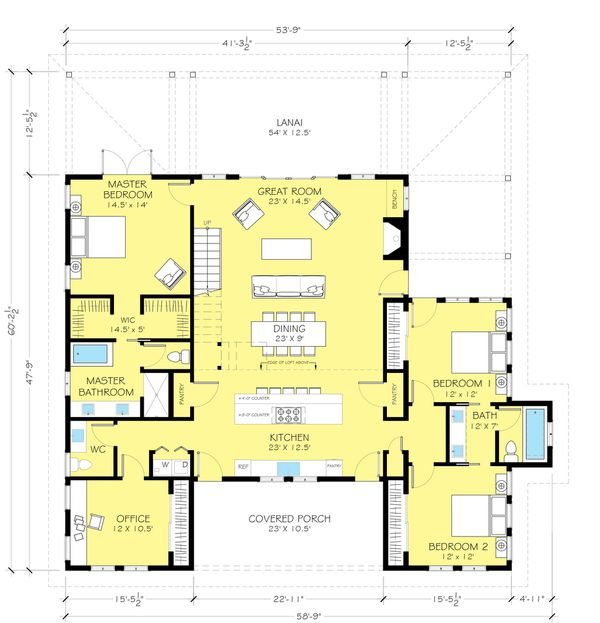
#> input picture assets/archive/floorplan007.jpg, 600 x 623 px, found by its file name
$ python room_detection01.py
#> lines starting #> are read from the running program, lines starting #| are printed output that depends on the picture; after the words box and inside, x2 and y2 are one past the last pixel; in counts of white or black regions, pixels touching at a corner belong together
import os
import random

try:
  import numpy as np
except ImportError:
  print('Cannot import numpy module\nTry: pip3 install numpy')

try:
  import cv2
except ImportError:
  print('Cannot import cv2 computer vision PIP module\nTry: pip3 install opencv-python')

import sys

# Floorplan to process
IMAGE_NAME = './input/floorplans/floorplan007.jpg'

def find_rooms(img, noise_removal_threshold=25, corners_threshold=0.1, room_closing_max_length=100, gap_in_wall_threshold=500):
  """
  :param img: grey scale image of rooms, already eroded and doors removed etc.
  :param noise_removal_threshold: Minimal area of blobs to be kept.
  :param corners_threshold: Threshold to allow corners. Higher removes more of the house.
  :param room_closing_max_length: Maximum line length to add to close off open doors.
  :param gap_in_wall_threshold: Minimum number of pixels to identify component as room instead of hole in the wall.
  :return: rooms: list of numpy arrays containing boolean masks for each detected room
           colored_house: A colored version of the input image, where each room has a random color.
  """
  assert 0 <= corners_threshold <= 1
  img[img < 128] = 0
  img[img > 128] = 255
  contours, _ = cv2.findContours(~img, cv2.RETR_EXTERNAL, cv2.CHAIN_APPROX_SIMPLE)
  # print(f'Contours: {contours}')
  mask = np.zeros_like(img)
  for contour in contours:
    # print(f'Current contour: {contour}')
    area = cv2.contourArea(contour)
    if area > noise_removal_threshold:
      cv2.fillPoly(mask, [contour], 255)
  img = ~mask
  cv2.imwrite("step1-room_detection_output.png", img)

  # Detect corners
  dst = cv2.cornerHarris(img ,2,3,0.04)
  dst = cv2.dilate(dst,None)
  corners = dst > corners_threshold * dst.max()

  # Draw lines to close the rooms off by adding a line between corners on the same x or y coordinate
  # This gets some false positives.
  # You could try to disallow drawing through other existing lines for example.
  for y,row in enumerate(corners):
    x_same_y = np.argwhere(row)
    for x1, x2 in zip(x_same_y[:-1], x_same_y[1:]):
      if x2[0] - x1[0] < room_closing_max_length:
        color = 0
        # color = random.randint(0,255)
        # print(f'x1: {x1}, x2: {x2}')
        # print(f'\t\tx1[0]: {x1[0]}, x2[0]: {x2[0]}')
        cv2.line(img, (int(x1[0]), int(y)), (int(x2[0]), int(y)), color, 1)
  cv2.imwrite("step2-room_detection_output.png", img)

  for x,col in enumerate(corners.T):
    y_same_x = np.argwhere(col)
    for y1, y2 in zip(y_same_x[:-1], y_same_x[1:]):
      if y2[0] - y1[0] < room_closing_max_length:
        color = 0
        # color = random.randint(0,255)
        # print(f'y1: {y1}, y2: {y2}')
        cv2.line(img, (int(x), int(y1[0])), (int(x), int(y2[0])), color, 1)
  cv2.imwrite("step3-room_detection_output.png", img)

  cv2.imwrite("room_detection_output.png", img)
  rooms = []
  return rooms, img

  # Mark the outside of the house as black
  contours, _ = cv2.findContours(~img, cv2.RETR_EXTERNAL, cv2.CHAIN_APPROX_SIMPLE)
  contour_sizes = [(cv2.contourArea(contour), contour) for contour in contours]
  biggest_contour = max(contour_sizes, key=lambda x: x[0])[1]
  mask = np.zeros_like(mask)
  cv2.fillPoly(mask, [biggest_contour], 255)
  # img[mask == 0] = 0
  img[mask == 0] = 10

  # Find the connected components in the house
  ret, labels = cv2.connectedComponents(img)
  img = cv2.cvtColor(img,cv2.COLOR_GRAY2RGB)
  unique = np.unique(labels)
  rooms = []
  for label in unique:
    component = labels == label
    if img[component].sum() == 0 or np.count_nonzero(component) < gap_in_wall_threshold:
      color = 0
    else:
      rooms.append(component)
      color = np.random.randint(0, 255, size=3)
    img[component] = color
  # print(f'Rooms: {rooms}')

  cv2.imwrite("room_detection_output.png", img)

  return rooms, img

img_gray = cv2.imread(IMAGE_NAME, cv2.IMREAD_GRAYSCALE)
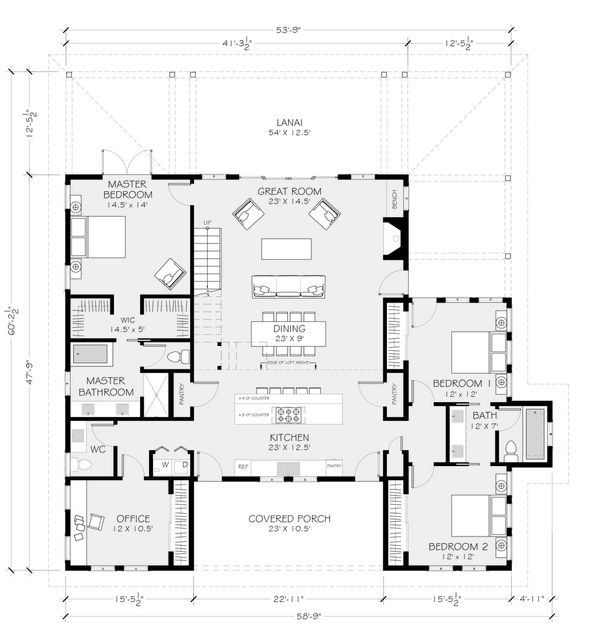
#> img_gray: shape (623, 600); min 0, max 255, mean 237.4
(thresh, img_bw) = cv2.threshold(img_gray, 128, 255, cv2.THRESH_BINARY | cv2.THRESH_OTSU)
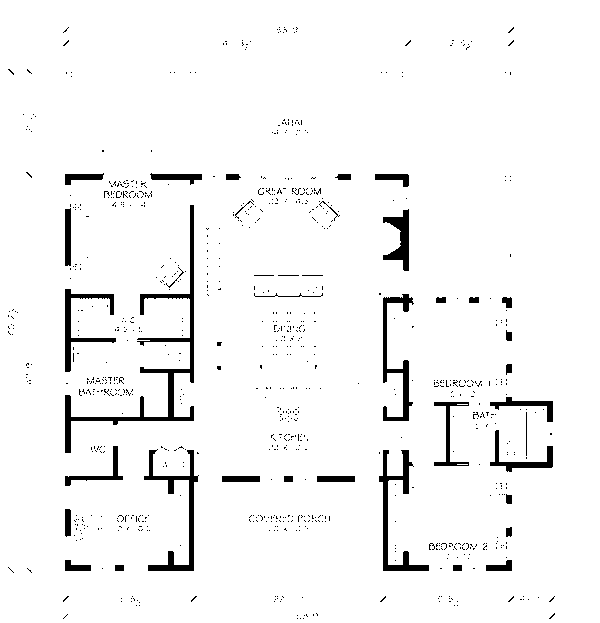
#> img_bw: shape (623, 600); 96% white; 886 black regions (847 under 20 px), largest, box (x1, y1, x2, y2) and area: (65, 205, 194, 453) 2656, (144, 449, 199, 571) 1323, (379, 450, 429, 571) 1284
#> thresh = 142
thresh = 127
img_bw = cv2.threshold(img_gray, thresh, 255, cv2.THRESH_BINARY)[1]
#> img_bw: shape (623, 600); 96.3% white; 596 black regions (562 under 20 px), largest, box (x1, y1, x2, y2) and area: (65, 205, 194, 453) 2624, (144, 450, 198, 571) 1319, (379, 450, 429, 571) 1279

# kernel = np.ones((5, 5), np.uint8)
kernel = np.ones((3, 3), np.uint8)
img_eroded = cv2.erode(img_bw, kernel, iterations=2)
#> img_eroded: shape (623, 600); 89.9% white; 182 black regions, largest, box (x1, y1, x2, y2) and area: (63, 203, 196, 455) 5454, (142, 448, 200, 573) 2439, (377, 448, 431, 573) 2327
# cv2.imshow("Eroded pic", img_eroded)
img_dilated = cv2.dilate(img_bw, kernel)
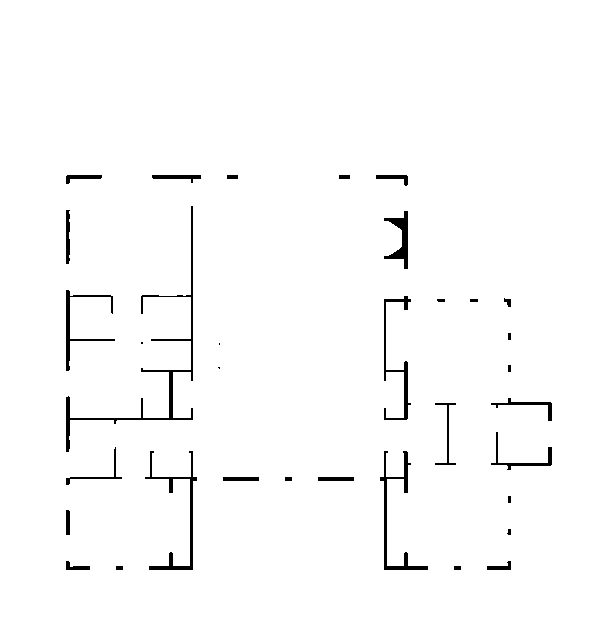
#> img_dilated: shape (623, 600); 98.1% white; 34 black regions (4 under 20 px)
# cv2.imshow("Dilated pic", img_dilated)
cv2.imwrite("step0-room_detection_output.png", img_dilated)

rooms, colored_house = find_rooms(img_dilated.copy())
#> in find_rooms, `contours, _ = cv2.findContours(~img, cv2.RETR_EXTERNAL, cv2.CHAIN_APPR..`: contours = 34 contours, 12 with area under 20; largest, box (x1, y1, x2, y2) and area: (66, 206, 193, 452) 777, (380, 451, 428, 570) 539, (145, 451, 197, 570) 510, (384, 211, 408, 269) 453, (384, 296, 411, 420) 395
#> the loop in find_rooms, `for contour in contours: # print(f'Current contour: {contour}')` made 34 passes
#> area on passes 3, 4, 6, 11, 12, 13, 14, 15: 80.5, 80.5, 71.5, 539, 509.5, 99, 194, 101
#> in find_rooms, `dst = cv2.cornerHarris(img ,2,3,0.04)`:
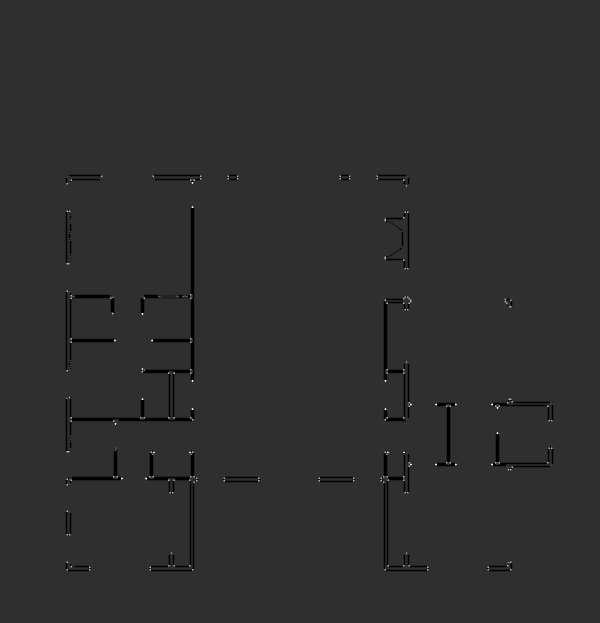
#> dst: shape (623, 600) float32; min -0.04, max 0.175, mean -0.000536; drawn with min black and max white
#> in find_rooms, `corners = dst > corners_threshold * dst.max()`:
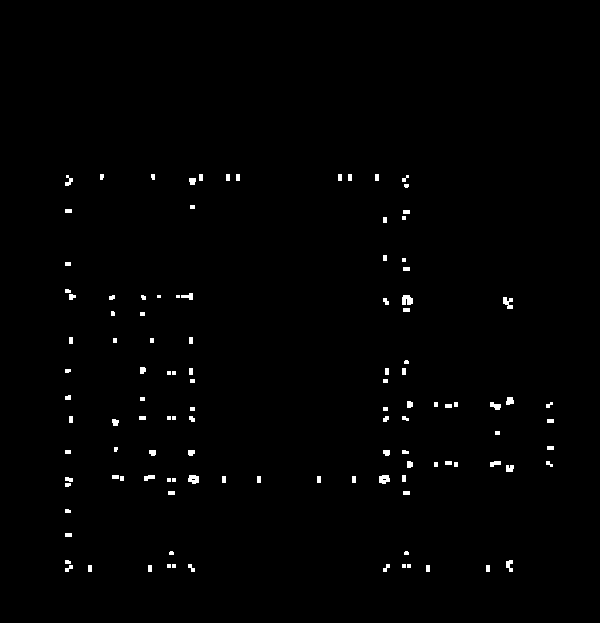
#> corners: shape (623, 600) bool; 0.89% white; 116 white regions (20 under 20 px), largest, box (x1, y1, x2, y2) and area: (402, 295, 413, 305) 92, (188, 475, 199, 484) 79, (379, 475, 390, 484) 79
#> after the loop in find_rooms, `for y,row in enumerate(corners):`:
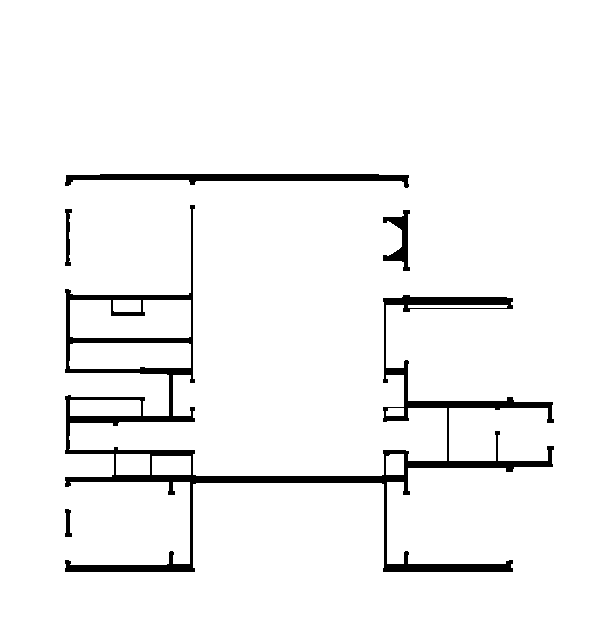
#> img: shape (623, 600); 95.2% white; 5 black regions, box (x1, y1, x2, y2) and area: (65, 205, 554, 572) 14485, (65, 174, 409, 188) 2301, (383, 210, 410, 271) 662, (65, 209, 72, 266) 233, (65, 509, 72, 537) 130
#> after the loop in find_rooms, `for x,col in enumerate(corners.T):`:
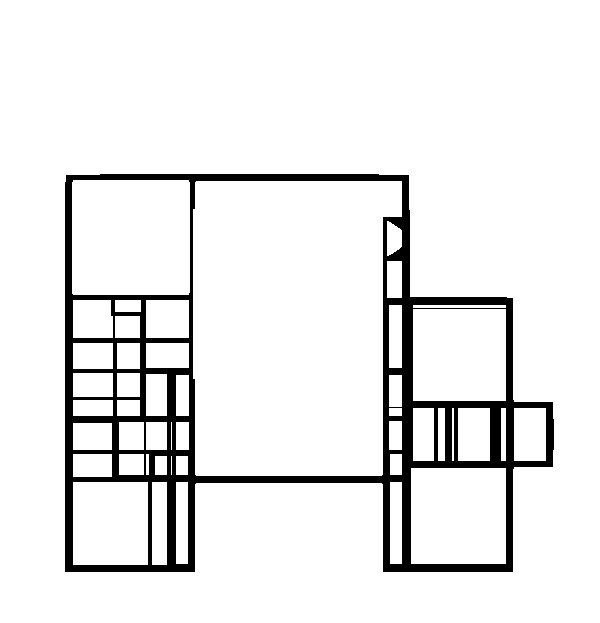
#> img: shape (623, 600); 91.8% white; 1 black region, box (x1, y1, x2, y2) and area: (65, 174, 554, 572) 30488
#> rooms = []

# cv2.imwrite("room_detection_output.png", img_bw)

# Press any key to close the image
# cv2.waitKey(0)
cv2.destroyAllWindows()

exit(0)
#> (the program exits here)

$ run again, with assets/archive/floorplan001.jpg copied over assets/archive/floorplan007.jpg
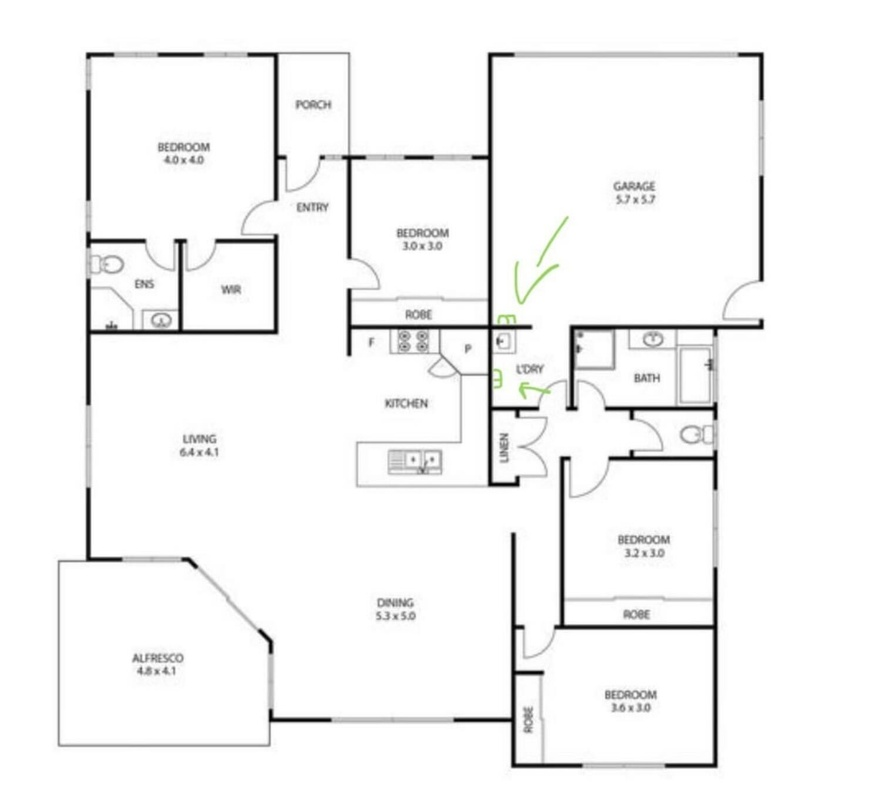
#> input picture assets/archive/floorplan001.jpg, 874 x 807 px, shrunk from 1488 x 1373 before the run, found by its file name
#> `(thresh, img_bw) = cv2.threshold(img_gray, 128, 255, cv2.THRESH_BINARY..`:
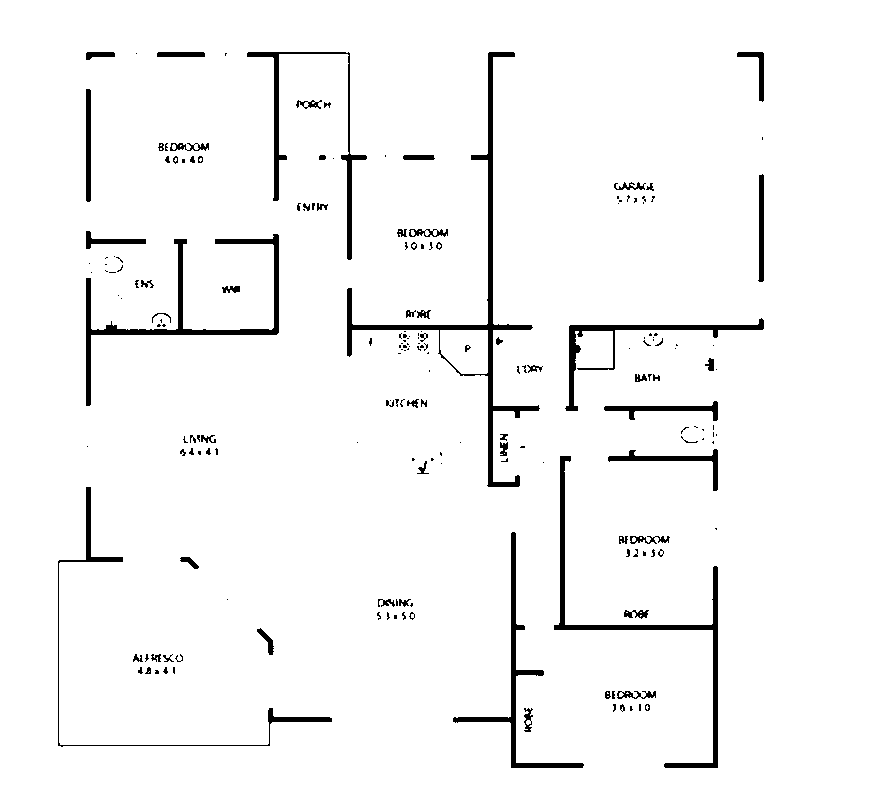
#> img_bw: shape (807, 874); 96.4% white; 198 black regions (117 under 20 px), largest, box (x1, y1, x2, y2) and area: (347, 52, 540, 487) 4148, (86, 234, 279, 406) 2999, (554, 456, 718, 768) 2925
#> thresh = 166
#> img_eroded: shape (807, 874); 94.6% white; 102 black regions, largest, box (x1, y1, x2, y2) and area: (345, 51, 541, 489) 6623, (84, 232, 280, 408) 4870, (552, 454, 720, 770) 4805
#> img_dilated: shape (807, 874); 98.7% white; black in thin lines or dots, all inside (x1, y1, x2, y2) = (87, 54, 763, 767)
#> contours = 23 contours, 4 with area under 20; largest, box (x1, y1, x2, y2) and area: (348, 54, 538, 486) 886, (87, 235, 277, 404) 800, (455, 534, 582, 767) 632, (555, 457, 717, 767) 606, (567, 320, 763, 410) 396
#> the loop in find_rooms, `for contour in contours: # print(f'Current contour: {contour}')` made 23 passes
#> area on passes 1, 2, 4, 5, 6, 7, 8, 11: 70.5, 21.5, 631.5, 206.5, 606.5, 259.5, 143.5, 395.5
#> corners: shape (807, 874) bool; 0.3% white; 92 white regions (41 under 20 px), largest, box (x1, y1, x2, y2) and area: (174, 240, 188, 245) 60, (566, 405, 579, 411) 60, (712, 450, 718, 463) 51
#> the loop in find_rooms, `for y,row in enumerate(corners):` made 807 passes
#> x_same_y on pass 60: [86, 87, 88, 89]
#> after the loop in find_rooms, `for x,col in enumerate(corners.T):`:
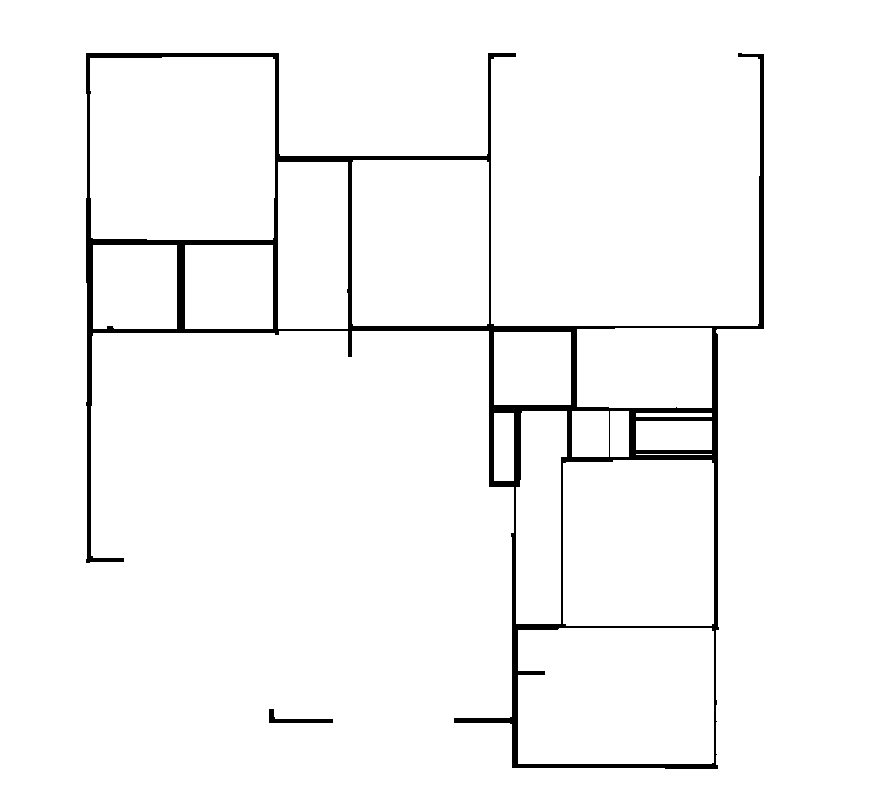
#> img: shape (807, 874); 96.8% white; 2 black regions, box (x1, y1, x2, y2) and area: (86, 53, 764, 769) 22611, (269, 709, 333, 723) 308
#> rooms = []

$ run again, with assets/archive/floorplan002.jpg copied over assets/archive/floorplan007.jpg
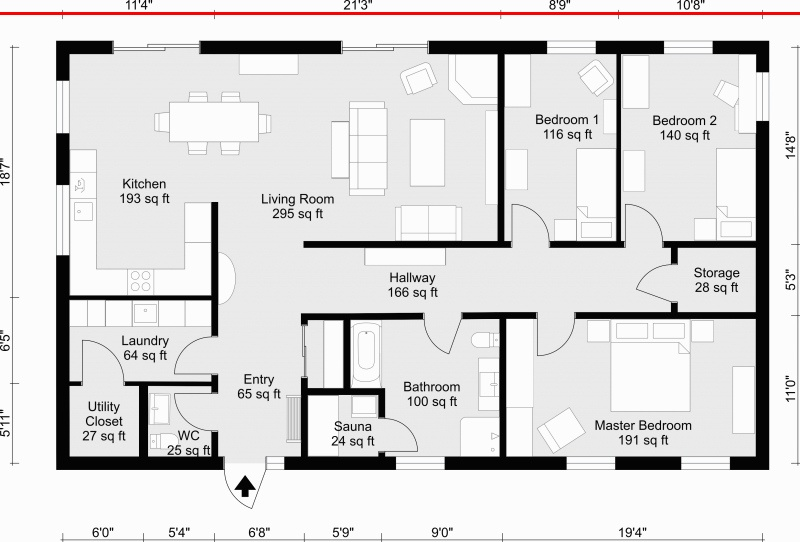
#> input picture assets/archive/floorplan002.jpg, 800 x 542 px, found by its file name
#> `(thresh, img_bw) = cv2.threshold(img_gray, 128, 255, cv2.THRESH_BINARY..`:
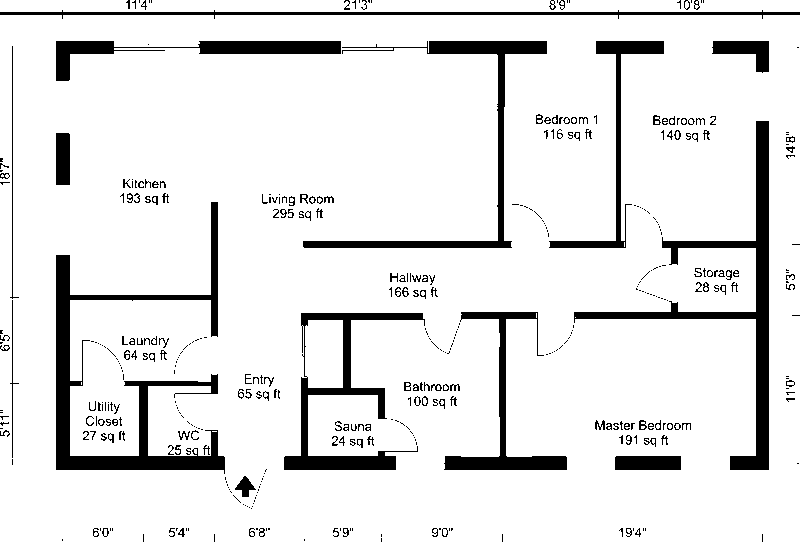
#> img_bw: shape (542, 800); 89.8% white; 435 black regions (270 under 20 px), largest, box (x1, y1, x2, y2) and area: (56, 202, 225, 474) 8368, (574, 121, 769, 470) 7024, (284, 313, 425, 470) 4427
#> thresh = 132
#> img_eroded: shape (542, 800); 80.7% white; 76 black regions, largest, box (x1, y1, x2, y2) and area: (282, 39, 771, 472) 27270, (54, 200, 269, 511) 14703, (54, 39, 549, 250) 11517
#> img_dilated: shape (542, 800); 93.5% white; 15 black regions (2 under 20 px)
#> contours = 15 contours, 3 with area under 20; largest, box (x1, y1, x2, y2) and area: (57, 203, 224, 469) 5583, (577, 122, 768, 469) 4946, (285, 314, 422, 469) 2721, (304, 42, 546, 247) 2596, (446, 313, 566, 469) 2030
#> the loop in find_rooms, `for contour in contours: # print(f'Current contour: {contour}')` made 15 passes
#> area on passes 1, 2, 5, 6, 7, 8, 9, 10: 109, 692.5, 2721, 2030, 5583, 538.5, 4946.5, 710.5
#> corners: shape (542, 800) bool; 0.54% white; 117 white regions (86 under 20 px), largest, box (x1, y1, x2, y2) and area: (377, 451, 387, 459) 64, (615, 240, 625, 249) 58, (301, 318, 310, 326) 48
#> after the loop in find_rooms, `for x,col in enumerate(corners.T):`:
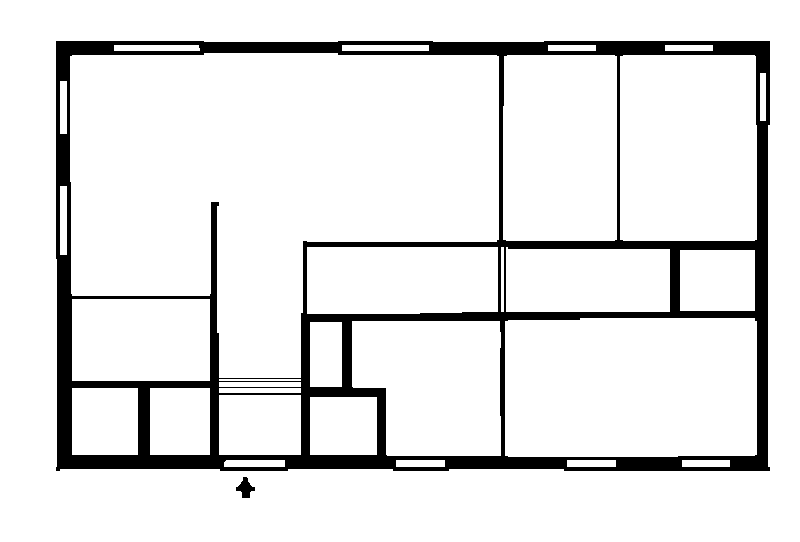
#> img: shape (542, 800); 90% white; 2 black regions, box (x1, y1, x2, y2) and area: (56, 41, 770, 471) 43251, (236, 477, 255, 498) 212
#> rooms = []
